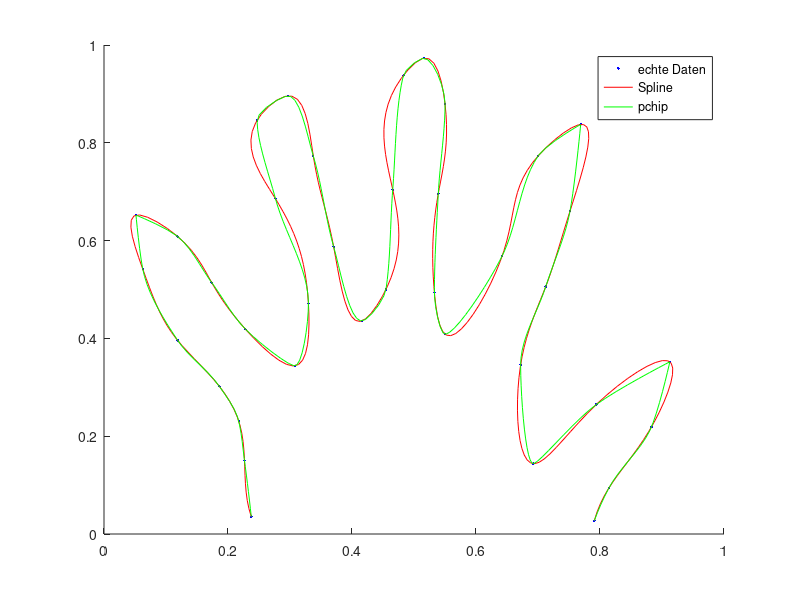

Write MATLAB code to recreate this figure.
clear all;
load thais.mat 

x=x';
y=y';

diffx = diff(x);
diffy = diff(y);

t = zeros(1,length(x)-1);

for n = 1:length(x)-1 
    t(n+1) = t(n) + sqrt(diffx(n).^2+diffy(n).^2);
end

tj = linspace(t(1),t(end),300);

xj = interp1(t,x,tj,'spline');
yj = interp1(t,y,tj,'spline');

xk = interp1(t,x,tj,'pchip');
yk = interp1(t,y,tj,'pchip');

hold on
plot(x,y,'b.',xj,yj,'r-', xk,yk,'g-')
legend('echte Daten','Spline', 'pchip');


%hold on
%subplot(1 ,2 ,1);plot(x,y,'b.',xj,yj,'r-')
%legend('Spline');
%subplot(1 ,2 ,2);plot(x,y,'b.',xk,yk,'r-')
%legend('Pchip')

disp('Die Abbildung 1 wurde mit Spline erstellt')